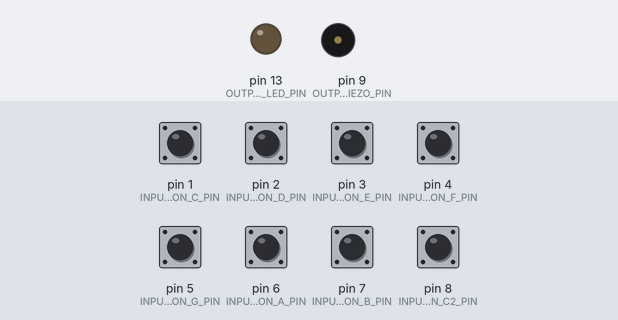
Simulated run of this sketch. Board: Arduino Uno, built with avr-gcc and run on an emulated ATmega328P. Shown: output pins drawn as LEDs (lit = HIGH), buzzer (waves = sounding). Inputs (shaded band) come from the test bench; at power-on: pin 1 (INPUT_BUTTON_C_PIN), pin 2 (INPUT_BUTTON_D_PIN), pin 3 (INPUT_BUTTON_E_PIN), pin 4 (INPUT_BUTTON_F_PIN), pin 5 (INPUT_BUTTON_G_PIN), pin 6 (INPUT_BUTTON_A_PIN), pin 7 (INPUT_BUTTON_B_PIN), pin 8 (INPUT_BUTTON_C2_PIN) HIGH.

Above: at 1.2 s.
1.3 s: pin 1 (INPUT_BUTTON_C_PIN) pulled LOW for 0.15 s
At 1.37 s:
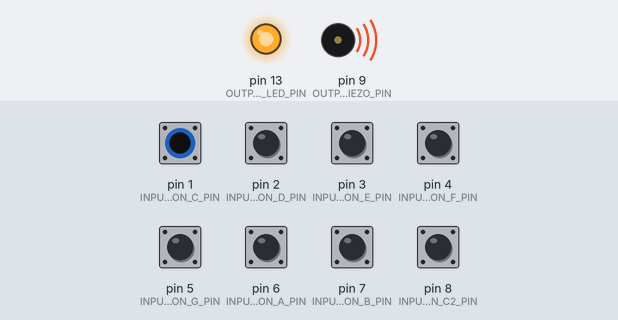
Timing chart, 0 to 4.3 s (numbered marks = the images above; inputs shaded):
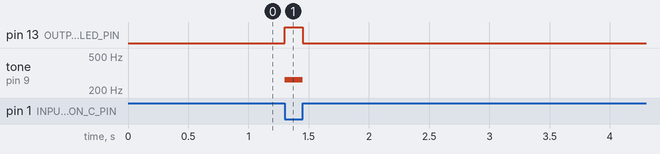

The sketch:

input_2-2.ino
```cpp
#define KEY_C 262  // 261.6256 Hz (middle C)
#define KEY_D 294  // 293.6648 Hz
#define KEY_E 330  // 329.6276 Hz
#define KEY_F 350  // 349.2282 Hz
#define KEY_G 392  // 391.9954 Hz
#define KEY_A 440
#define KEY_B 494
#define KEY_C2 523

// Inverted on mine because my piano is best used upside down!

const int INPUT_BUTTON_C_PIN = 1;
const int INPUT_BUTTON_D_PIN = 2;
const int INPUT_BUTTON_E_PIN = 3;
const int INPUT_BUTTON_F_PIN = 4;
const int INPUT_BUTTON_G_PIN = 5;
const int INPUT_BUTTON_A_PIN = 6;
const int INPUT_BUTTON_B_PIN = 7;
const int INPUT_BUTTON_C2_PIN = 8;

const int OUTPUT_PIEZO_PIN = 9;
const int OUTPUT_LED_PIN = LED_BUILTIN; // visual feedback on button press

const boolean _buttonsAreActiveLow = true;

void setup() {
  // put your setup code here, to run once:
  pinMode(INPUT_BUTTON_C_PIN, INPUT_PULLUP);
  pinMode(INPUT_BUTTON_D_PIN, INPUT_PULLUP);
  pinMode(INPUT_BUTTON_E_PIN, INPUT_PULLUP);
  pinMode(INPUT_BUTTON_F_PIN, INPUT_PULLUP);
  pinMode(INPUT_BUTTON_G_PIN, INPUT_PULLUP);
  pinMode(INPUT_BUTTON_A_PIN, INPUT_PULLUP);
  pinMode(INPUT_BUTTON_B_PIN, INPUT_PULLUP);
  pinMode(INPUT_BUTTON_C2_PIN, INPUT_PULLUP);
  pinMode(OUTPUT_PIEZO_PIN, OUTPUT);
  pinMode(OUTPUT_LED_PIN, OUTPUT);
}

void loop() {
  // put your main code here, to run repeatedly:
  if(isButtonPressed(INPUT_BUTTON_C_PIN)){
    tone(OUTPUT_PIEZO_PIN, KEY_C);
  }else if(isButtonPressed(INPUT_BUTTON_D_PIN)){
    tone(OUTPUT_PIEZO_PIN, KEY_D);
  }else if(isButtonPressed(INPUT_BUTTON_E_PIN)){
    tone(OUTPUT_PIEZO_PIN, KEY_E);
  }else if(isButtonPressed(INPUT_BUTTON_F_PIN)){
    tone(OUTPUT_PIEZO_PIN, KEY_F);
  }else if(isButtonPressed(INPUT_BUTTON_G_PIN)){
    tone(OUTPUT_PIEZO_PIN, KEY_G);
  }else if(isButtonPressed(INPUT_BUTTON_A_PIN)){
    tone(OUTPUT_PIEZO_PIN, KEY_A);
  }else if(isButtonPressed(INPUT_BUTTON_B_PIN)){
    tone(OUTPUT_PIEZO_PIN, KEY_B);
  }else if(isButtonPressed(INPUT_BUTTON_C2_PIN)){
    tone(OUTPUT_PIEZO_PIN, KEY_C2);
  }else{
    noTone(OUTPUT_PIEZO_PIN); // turn off the waveform
    digitalWrite(OUTPUT_LED_PIN, LOW);
  }
}

boolean isButtonPressed(int btnPin){
  int btnVal = digitalRead(btnPin);
  if(_buttonsAreActiveLow && btnVal == LOW){
    // button is hooked up with pull-up resistor
    // and is in a pressed state
    digitalWrite(OUTPUT_LED_PIN, HIGH);
    return true;
  }else if(!_buttonsAreActiveLow && btnVal == HIGH){
    // button is hooked up with a pull-down resistor
    // and is in a pressed state
    digitalWrite(OUTPUT_LED_PIN, HIGH);
    return true;
  }

  // button is not pressed
  return false;
}
```

Measured:
- after the input at 1.3 s, pin 13 (OUTPUT_LED_PIN): LOW → HIGH at once, → LOW 0.15 s later; tone on pin 9 (OUTPUT_PIEZO_PIN): silent → 262 Hz at once, → silent 0.15 s later
